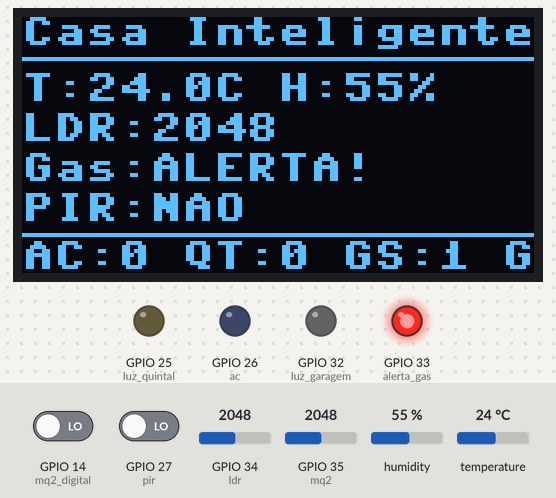
This program was run on a simulated ESP32 board running MicroPython. Parts: 128×64 one-colour display, output pins drawn as LEDs (lit = HIGH). Wiring (from the project's diagram.json): DHT22 sensor on GPIO 4, gas sensor on GPIO 14, yellow LED on GPIO 25, blue LED on GPIO 26, PIR motion sensor on GPIO 27, white LED on GPIO 32, red LED on GPIO 33, light sensor on GPIO 34, gas sensor on GPIO 35. The inputs (shaded band) are chosen by the test bench; at power-on: GPIO 27 (pir) LOW, GPIO 35 (mq2) = 2048, temperature 24 °C, GPIO 34 (ldr) = 2048, GPIO 14 (mq2_digital) LOW, humidity 55 % (analog values on the 0–4095 scale). WiFi joins after 1.5 s; no MQTT or app messages arrive unless stated; library files of the repository ran but are not shown: ssd1306.py; what the program prints to the serial console is not drawn.

Above: at 2.9 s.
3.0 s: GPIO 27 (pir) driven HIGH
At 12.5 s:
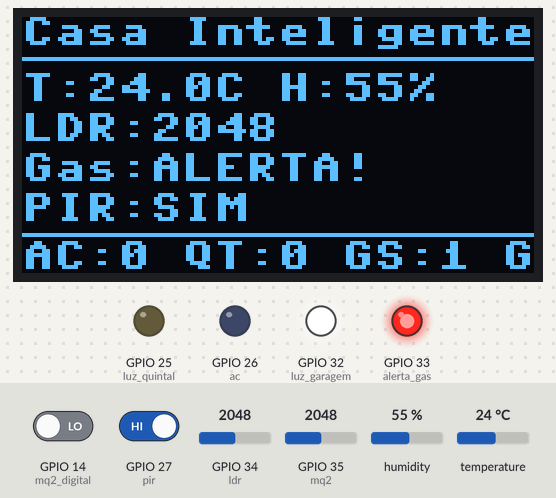
13.3 s: GPIO 35 (mq2) set to 1943
At 22.4 s:
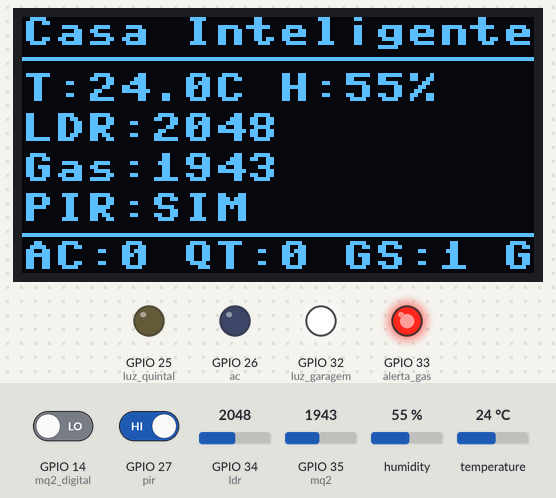
23.3 s: GPIO 27 (pir) driven LOW
At 32.2 s:
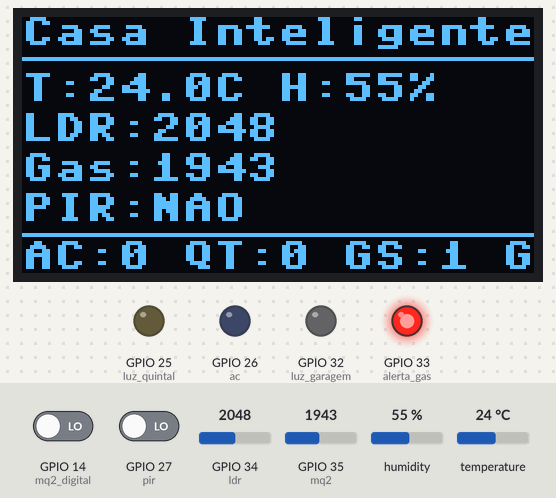
33.4 s: temperature set to 27.3 °C
At 43.2 s:
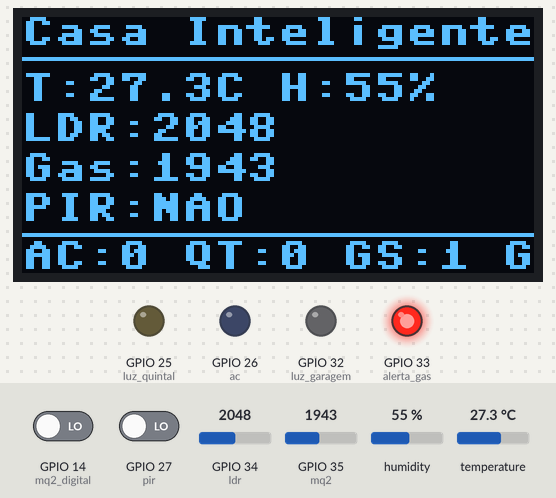
43.5 s: temperature set to 28.5 °C
At 53.1 s:
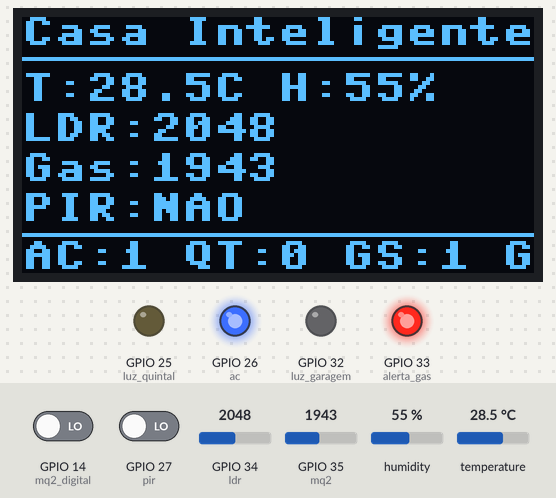
53.5 s: GPIO 34 (ldr) set to 1070
At 63.0 s:
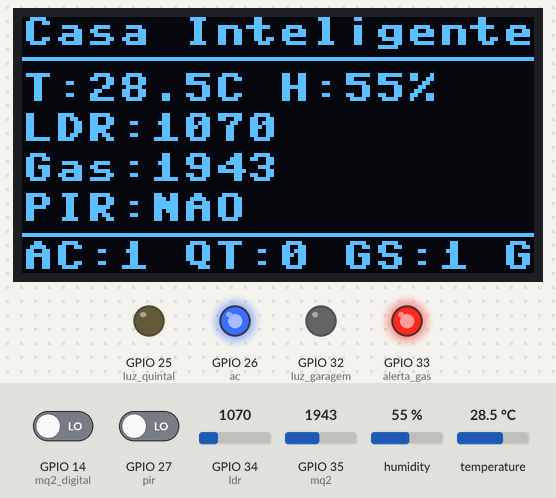
63.6 s: GPIO 34 (ldr) set to 939
Timing chart, 0 to 73.7 s (numbered marks = the images above; inputs shaded):
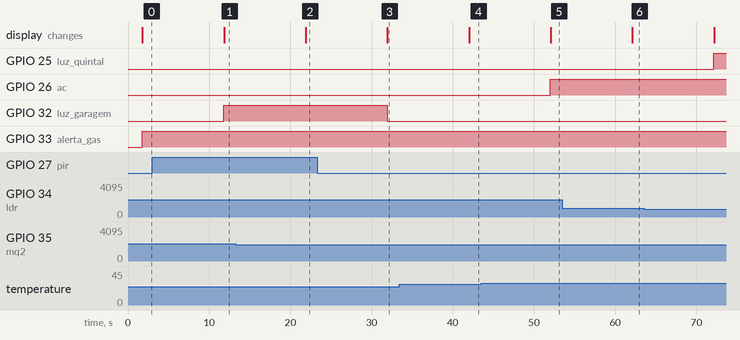

The program:

main.py
```python
import time
import dht
import network
import ssd1306
from machine import Pin, ADC, I2C
from umqtt.simple import MQTTClient

#   Sensores
sensor_dht  = dht.DHT22(Pin(4))
ldr         = ADC(Pin(34)); ldr.atten(ADC.ATTN_11DB)
mq2         = ADC(Pin(35)); mq2.atten(ADC.ATTN_11DB)
mq2_digital = Pin(14, Pin.IN)
pir         = Pin(27, Pin.IN)

#   Atuadores
ac          = Pin(26, Pin.OUT)
luz_quintal = Pin(25, Pin.OUT)
alerta_gas  = Pin(33, Pin.OUT)
luz_garagem = Pin(32, Pin.OUT)

#   OLED
i2c  = I2C(0, scl=Pin(22), sda=Pin(21), freq=400000)
oled = ssd1306.SSD1306_I2C(128, 64, i2c)

#   MQTT tópicos                    ─
BASE          = "home/julio"
T_TEMP        = BASE + "/sensor/temperature"
T_UMID        = BASE + "/sensor/humidity"
T_LDR         = BASE + "/sensor/ldr"
T_GAS         = BASE + "/sensor/gas"
T_PIR         = BASE + "/sensor/motion"
T_CMD_AC      = BASE + "/cmd/ac"
T_CMD_QUINTAL = BASE + "/cmd/quintal"
T_CMD_GAS     = BASE + "/cmd/gas_alert"
T_CMD_GARAGEM = BASE + "/cmd/garagem"

#   Limiares
TEMP_MAX   = 28
LDR_NOITE  = 1000
MQ2_LIMITE = 2000


estado = {"ac": 0, "quintal": 0, "gas": 0, "garagem": 0}

#   Callback MQTT
def on_message(topic, msg):
    t   = topic.decode()
    val = 1 if msg.decode().upper() == "ON" else 0

    if t == T_CMD_AC:
        ac.value(val); estado["ac"]= val
    elif t == T_CMD_QUINTAL:
        luz_quintal.value(val); estado["quintal"] = val
    elif t == T_CMD_GAS:
        alerta_gas.value(val);  estado["gas"] = val
    elif t == T_CMD_GARAGEM:
        luz_garagem.value(val); estado["garagem"] = val

    print(f"[MQTT] {t.split('/')[-1]} - {'ON' if val else 'OFF'}")

#   WiFi
def conectar_wifi():
    wifi = network.WLAN(network.STA_IF)
    wifi.active(True)
    wifi.connect("Wokwi-GUEST", "")
    for _ in range(20):
        if wifi.isconnected():
            print(f"WiFi OK: {wifi.ifconfig()[0]}")
            return True
        time.sleep(0.5)
    print("WiFi: falhou")
    return False


def conectar_mqtt():

    c = MQTTClient("esp32_pfc_julio_2026", "broker.hivemq.com", port=1883, keepalive=60)
    c.set_callback(on_message)
    c.connect()
    for t in [T_CMD_AC, T_CMD_QUINTAL, T_CMD_GAS, T_CMD_GARAGEM]:
        c.subscribe(t.encode())
    print("MQTT OK - HiveMQ Nuvem")
    return c

#   OLED
def atualizar_oled(temp, umid, ldr_val, gas_val, mov):
    oled.fill(0)
    oled.text("Casa Inteligente", 0, 0)
    oled.hline(0, 10, 128, 1)
    oled.text(f"T:{temp:.1f}C H:{umid:.0f}%", 0, 14)
    oled.text(f"LDR:{ldr_val:<5}", 0, 24)
    gas_str = "ALERTA!" if gas_val > MQ2_LIMITE else f"{gas_val:<5}"
    oled.text(f"Gas:{gas_str}", 0, 34)
    oled.text(f"PIR:{'SIM' if mov else 'NAO'}", 0, 44)
    oled.hline(0, 54, 128, 1)
    s = lambda k: "1" if estado[k] else "0"
    oled.text(f"AC:{s('ac')} QT:{s('quintal')} GS:{s('gas')} GR:{s('garagem')}", 0, 56)
    oled.show()

def pub(topic, msg):
    global mqtt
    if mqtt is None:
        return
    try:
        t = topic.encode() if isinstance(topic, str) else topic
        m = msg.encode()   if isinstance(msg,   str) else msg
        mqtt.publish(t, m)
    except Exception as e:
        print(f"[MQTT] falhou: {e}")
        mqtt = None

#   Boot
oled.fill(0)
oled.text("Iniciando...", 0, 28)
oled.show()

mqtt = None
if conectar_wifi():
    try:
        mqtt = conectar_mqtt()
    except Exception as e:
        print(f"MQTT erro: {e}")
        oled.fill(0)
        oled.text("Sem MQTT", 20, 24)
        oled.text("Sensores OK", 12, 36)
        oled.show()
        time.sleep(2)

print("  Automação Residencial  ")


while True:
    if mqtt:
        try:
            mqtt.check_msg()
        except Exception as e:
            print(f"[MQTT] check_msg: {e}")
            mqtt = None

    # DHT22
    try:
        sensor_dht.measure()
        temp = sensor_dht.temperature()
        umid = sensor_dht.humidity()
    except:
        temp, umid = 0.0, 0.0

    if temp > TEMP_MAX:
        ac.value(1); estado["ac"] = 1
    else:
        ac.value(0); estado["ac"] = 0

    pub(T_TEMP, f"{temp:.1f}")
    pub(T_UMID, f"{umid:.1f}")

    # LDR
    ldr_val = ldr.read()
    if ldr_val < LDR_NOITE:
        luz_quintal.value(1); estado["quintal"] = 1
    else:
        luz_quintal.value(0); estado["quintal"] = 0
    pub(T_LDR, str(ldr_val))

    # MQ2 - Alerta gás
    gas_val = mq2.read()
    if gas_val > MQ2_LIMITE or mq2_digital.value() == 0:
        alerta_gas.value(1); estado["gas"] = 1
        pub(T_GAS, b"ALERTA")
        print(f"[MQ2] !!! VAZAMENTO: {gas_val}")
    else:
        alerta_gas.value(0); estado["gas"] = 0
        pub(T_GAS, str(gas_val))

    # PIR
    mov = pir.value()
    luz_garagem.value(mov); estado["garagem"] = mov
    pub(T_PIR, b"ON" if mov else b"OFF")

    # OLED
    atualizar_oled(temp, umid, ldr_val, gas_val, mov)

    print(f"T:{temp:.1f} H:{umid:.0f} LDR:{ldr_val} Gas:{gas_val} PIR:{mov}")
    print(f"AC:{estado['ac']} QT:{estado['quintal']} GS:{estado['gas']} GR:{estado['garagem']}")
    print("-" * 40)
    time.sleep(10)
```

boot.py
```python
print("--- Booting ESP32 ---")
import os
import gc

try:
    print("Files:", os.listdir())
except:
    print("Filesystem error")

gc.collect()
```

Measured:
- the behaviour switches between 2001 and 2000 on GPIO 35 (mq2) (found by bisection; images 1 and 2)
- the behaviour switches between 28 and 28.1 °C on temperature (found by bisection; images 4 and 5)
- after the input at 3.0 s, GPIO 32 (luz_garagem): LOW → HIGH after 8.8 s; the display: changes after 8.8 s (image 1)
- after the input at 13.3 s, the display: changes after 8.6 s (image 2)
- after the input at 23.3 s, GPIO 32 (luz_garagem): HIGH → LOW after 8.6 s; the display: changes after 8.7 s (image 3)
- after the input at 33.4 s, the display: changes after 8.6 s (image 4)
- after the input at 43.5 s, GPIO 26 (ac): LOW → HIGH after 8.5 s; the display: changes after 8.6 s (image 5)
- after the input at 53.5 s, the display: changes after 8.6 s (image 6)
- after the input at 63.6 s, GPIO 25 (luz_quintal): LOW → HIGH after 8.6 s
